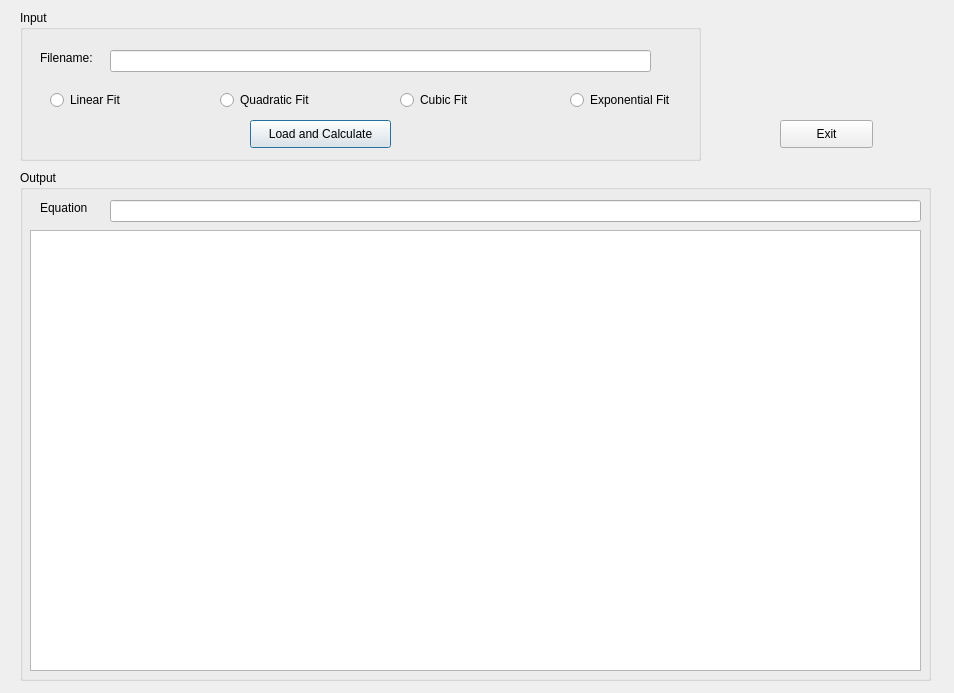
<?xml version="1.0" encoding="UTF-8"?>
<ui version="4.0">
 <class>Dialog</class>
 <widget class="QDialog" name="Dialog">
  <property name="geometry">
   <rect>
    <x>0</x>
    <y>0</y>
    <width>954</width>
    <height>693</height>
   </rect>
  </property>
  <property name="windowTitle">
   <string>Dialog</string>
  </property>
  <widget class="QGroupBox" name="group_input">
   <property name="geometry">
    <rect>
     <x>20</x>
     <y>10</y>
     <width>681</width>
     <height>151</height>
    </rect>
   </property>
   <property name="title">
    <string>Input</string>
   </property>
   <widget class="QPushButton" name="pushButton_calculate">
    <property name="geometry">
     <rect>
      <x>230</x>
      <y>110</y>
      <width>141</width>
      <height>28</height>
     </rect>
    </property>
    <property name="text">
     <string>Load and Calculate</string>
    </property>
   </widget>
   <widget class="QRadioButton" name="radioButton_linear">
    <property name="geometry">
     <rect>
      <x>30</x>
      <y>80</y>
      <width>95</width>
      <height>20</height>
     </rect>
    </property>
    <property name="text">
     <string>Linear Fit</string>
    </property>
   </widget>
   <widget class="QRadioButton" name="radioButton_quadratic">
    <property name="geometry">
     <rect>
      <x>200</x>
      <y>80</y>
      <width>111</width>
      <height>20</height>
     </rect>
    </property>
    <property name="text">
     <string>Quadratic Fit</string>
    </property>
   </widget>
   <widget class="QRadioButton" name="radioButton_cubic">
    <property name="geometry">
     <rect>
      <x>380</x>
      <y>80</y>
      <width>95</width>
      <height>20</height>
     </rect>
    </property>
    <property name="text">
     <string>Cubic Fit</string>
    </property>
   </widget>
   <widget class="QRadioButton" name="radioButton_exponential">
    <property name="geometry">
     <rect>
      <x>550</x>
      <y>80</y>
      <width>111</width>
      <height>20</height>
     </rect>
    </property>
    <property name="text">
     <string>Exponential Fit</string>
    </property>
   </widget>
   <widget class="QLineEdit" name="lineEdit_filename">
    <property name="geometry">
     <rect>
      <x>90</x>
      <y>40</y>
      <width>541</width>
      <height>22</height>
     </rect>
    </property>
   </widget>
   <widget class="QLabel" name="label">
    <property name="geometry">
     <rect>
      <x>20</x>
      <y>40</y>
      <width>61</width>
      <height>16</height>
     </rect>
    </property>
    <property name="text">
     <string>Filename:</string>
    </property>
   </widget>
  </widget>
  <widget class="QGroupBox" name="group_output">
   <property name="geometry">
    <rect>
     <x>20</x>
     <y>170</y>
     <width>911</width>
     <height>511</height>
    </rect>
   </property>
   <property name="title">
    <string>Output</string>
   </property>
   <widget class="QLineEdit" name="lineEdit_equation">
    <property name="geometry">
     <rect>
      <x>90</x>
      <y>30</y>
      <width>811</width>
      <height>22</height>
     </rect>
    </property>
   </widget>
   <widget class="QLabel" name="label_2">
    <property name="geometry">
     <rect>
      <x>20</x>
      <y>30</y>
      <width>55</width>
      <height>16</height>
     </rect>
    </property>
    <property name="text">
     <string>Equation</string>
    </property>
   </widget>
   <widget class="QGraphicsView" name="graphicsView_plot">
    <property name="geometry">
     <rect>
      <x>10</x>
      <y>60</y>
      <width>891</width>
      <height>441</height>
     </rect>
    </property>
   </widget>
  </widget>
  <widget class="QPushButton" name="pushButton_exit">
   <property name="geometry">
    <rect>
     <x>780</x>
     <y>120</y>
     <width>93</width>
     <height>28</height>
    </rect>
   </property>
   <property name="text">
    <string>Exit</string>
   </property>
  </widget>
 </widget>
 <resources/>
 <connections/>
</ui>
